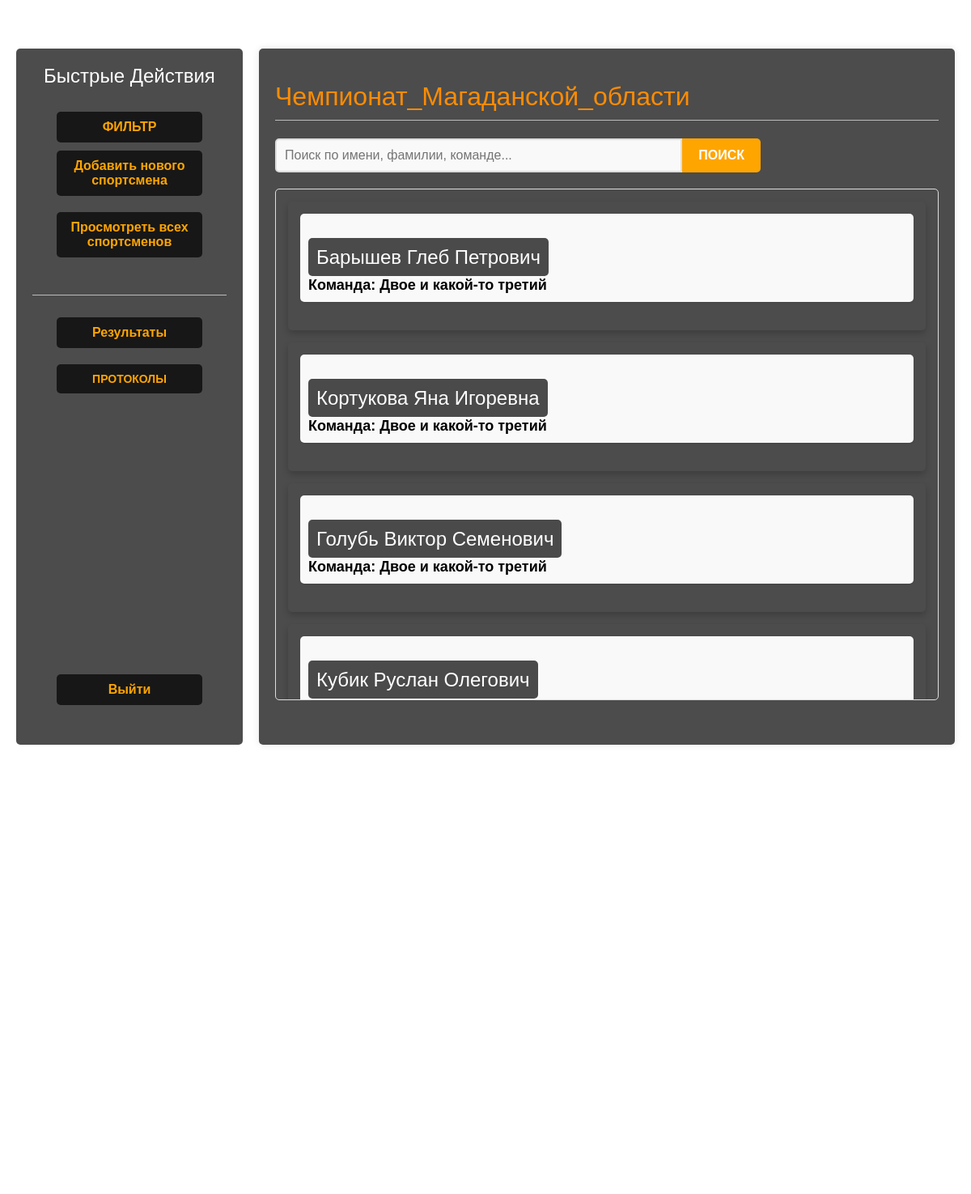
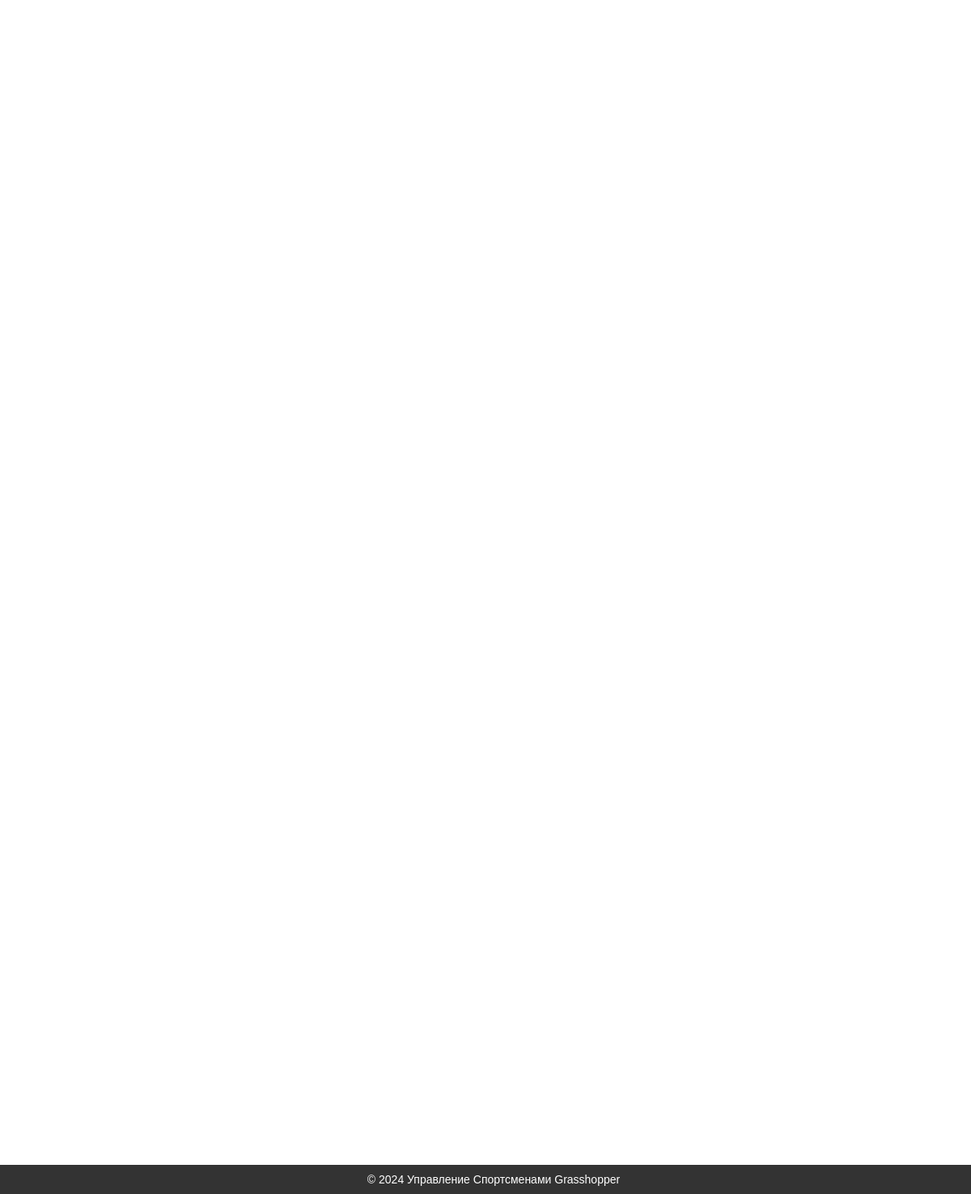
Screenshot of /grasshopper/ (signed in) with the database file from the repository (2 pictures, top to bottom).
### grasshopper/models.py (models this page shows, shortened)
class Athlet(models.Model):
    class Gender(models.TextChoices):
        MAN = 'MN', 'Мужчина'
        WOMAN = 'WN', 'Женщина'
    class Rank(models.TextChoices):
        FIRST = 'FR', '1 разряд'
        KMS = 'KM', 'КМС'
        MS = 'MS', 'МС'
        MSMK = 'MK', 'МСМК'
    user = models.ForeignKey(User, on_delete=models.CASCADE, related_name='athletes')
    name = models.CharField('ФИО спортсмена', max_length=250)
    gender = models.CharField(max_length=2,
                              choices=Gender.choices, verbose_name="Пол")
    rank = models.CharField(max_length=2,
                              choices=Rank.choices,
                              default=Rank.FIRST,
                            verbose_name="Разряд")
    date_birthday = models.DateField('Дата рождения спортсмена', null=False)
    team = models.CharField('Название команды', max_length=250)
    region = models.CharField('Регион', max_length=250)
    publish = models.DateTimeField(default=timezone.now)
    results = models.TextField(blank=True, null=True)  # Поле для хранения результатов
    average_result = models.FloatField(null=True, blank=True)
    total_result = models.IntegerField(null=True, blank=True)  # Новое поле для суммы результатов
    objects = models.Manager()
    class Meta:
        ordering = ['-publish']
        indexes = [
            models.Index(fields=['-publish']),
        ]

### grasshopper/views.py (the view)
# urls.py: path('', views.athlet_list, name='athlet_list'),  # отображение списка спортсменов
@login_required
def athlet_list(request):
    athlets = Athlet.objects.filter(user=request.user)
    teams = athlets.values_list('team', flat=True).distinct().order_by('team')
    regions = athlets.values_list('region', flat=True).distinct().order_by('region')
    search_query = request.GET.get('search', '')
    if search_query:
        athlets = athlets.filter(
            Q(name__icontains=search_query.strip()) | Q(team__icontains=search_query.strip())
        )
    team_filter = request.GET.get('team')
    region_filter = request.GET.get('region')
    gender_filter = request.GET.get('gender')
    age_filter = request.GET.get('age')
    order_by = request.GET.get('order_by')
    if team_filter:
        athlets = athlets.filter(team=team_filter)
    if region_filter:
        athlets = athlets.filter(region=region_filter)
    if gender_filter:
        athlets = athlets.filter(gender=gender_filter)
    if age_filter == 'under_24':
        athlets = athlets.filter(date_birthday__gt='2000-01-01')  # Adjust date based on age calculation logic
    elif age_filter == 'over_24':
        athlets = athlets.filter(date_birthday__lt='2000-01-01')  # Adjust date based on age calculation logic
    if order_by:
        athlets = athlets.order_by(order_by)
    no_results = not athlets.exists()
    return render(request, 'grasshopper/athlet/list.html', {
        'athlets': athlets,
        'teams': teams,
        'regions': regions,
        'no_results': no_results,
    })

### grasshopper/templates/grasshopper/athlet/list.html (shortened to what this page needs)
{% extends "grasshopper/base.html" %}
{% block content %}
<h1 style="color: darkorange;">{{ request.user.username }}</h1>
<div class="search-container">
    <form method="get" action="{% url 'grasshopper:athlet_list' %}" class="search-form">
        <input type="text" name="search" class="search-input" placeholder="Поиск по имени, фамилии, команде...">
        <button type="submit" class="search-button">Поиск</button>
    </form>
</div>
{% if athlets %}
    <div class="athlete-list">
        {% for athlet in athlets %}
            <div class="card">
                <div class="athlete-item">
                    <h2>
                        <a href="{% url 'grasshopper:athlet_detail' athlet.id %}">
                            {{ athlet.name }}
                        </a>
                    </h2>
                    <h3>Команда: {{ athlet.team }}</h3>
                </div>
            </div>
        {% endfor %}
    </div>
{% else %}
    <p class="empty-list">Список спортсменов пуст.</p>
{% endif %}
{% endblock %}

### grasshopper/static/css/grasshopper.css (style rules this page uses)
body { margin:0; padding:0; font-family:helvetica, sans-serif; }
body { margin: 0; padding: 0; font-family: Helvetica, sans-serif; background-color: #f8f9fa; }
h1 { font-weight:normal; border-bottom:1px solid #bbb; padding:0 0 10px 0; weight: auto; }
h2 { font-weight:normal; margin:30px 0 0; }
input, textarea { clear:both; float:left; margin:0 0 10px; background:#ededed; border:0; padding:6px 10px; font-size:12px; }
input, textarea, select { clear: both; float: left; margin: 0 0 15px; background: #f9f9f9; border: 1px solid #ddd; padding: 8px; font-size: 14px; width: 100%; box-sizing: border-box; }
input[type=submit], button { font-weight: bold; background: orange; color: #fff; padding: 10px 20px; font-size: 14px; text-transform: uppercase; cursor: pointer; border: none; border-radius: 4px; }

### grasshopper/templates/grasshopper/athlet/list.html (style rules this page uses)
.search-container { display: flex; justify-content: center; margin-bottom: 20px; }
.search-form { display: flex; width: 100%; max-width: 600px; }
.search-input { flex: 1; padding: 10px; font-size: 16px; border: 2px solid #ddd; border-radius: 5px 0 0 5px; outline: none; }
.athlete-list { max-height: 600px; overflow-y: auto; border: 1px solid #ddd; padding: 15px; border-radius: 5px; }
.athlete-item { margin-bottom: 20px; padding: 10px; background-color: #f9f9f9; border-radius: 5px; box-shadow: 0 1px 3px rgba(0, 0, 0, 0.1); }
.athlete-item h2 { margin-bottom: 10px; }
.athlete-item h3 { font-weight: normal; margin-top: 5px; }
.search-container { display: flex; justify-content: flex-start; margin-bottom: 20px; }
.search-input { flex: 1; padding: 10px; font-size: 16px; border: 2px solid #ddd; border-radius: 5px 0 0 5px; outline: none; margin: 0; }
.search-button { padding: 10px 20px; font-size: 16px; background-color: orange; color: white; border: none; border-radius: 0 5px 5px 0; cursor: pointer; margin: 0; }

### rows the page displays
Athlet: name "Барышев Глеб Петрович", team "Двое и какой-то третий"
Athlet: name "Кортукова Яна Игоревна", team "Двое и какой-то третий"
Athlet: name "Голубь Виктор Семенович", team "Двое и какой-то третий"
Athlet: name "Кубик Руслан Олегович"

### other values shown
{{ request.user.username }} "Чемпионат_Магаданской_области"
